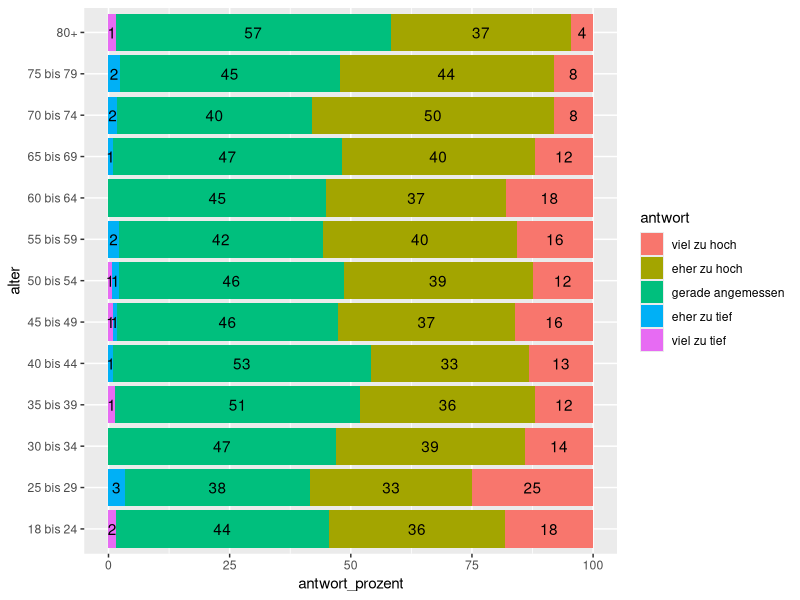
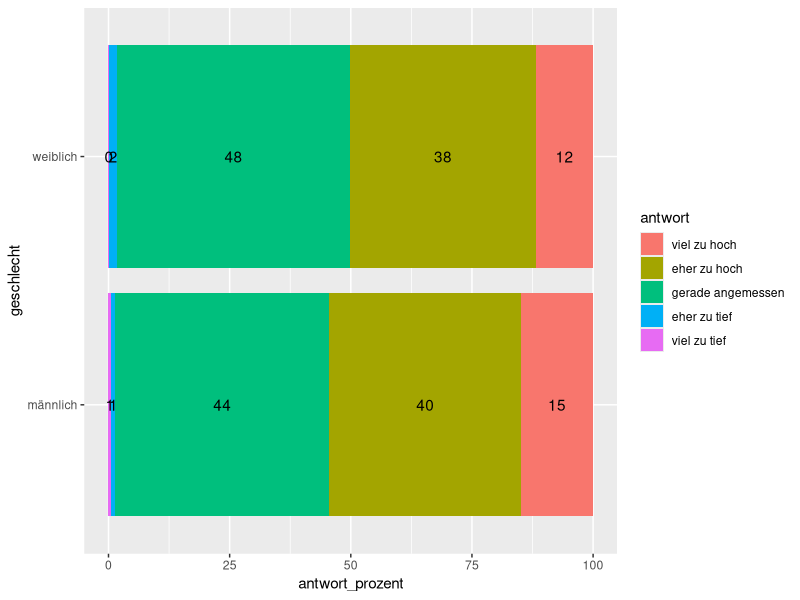

These charts were generated, in order, by the following R code:
## ---- chunk 1
library(readr)
library(dplyr)
library(ggplot2)
## ---- chunk 2
befragung <- read_csv("daten/KTZH_00001341_00002759_frage7a1.csv")
## ---- chunk 3
befragung |> 
  count(geschlecht)

befragung |> 
    count(alter) 
## ---- chunk 4
antwort_levels <- c("viel zu hoch", 
                    "eher zu hoch", 
                    "gerade angemessen", 
                    "eher zu tief", 
                    "viel zu tief")

befragung_fct <- befragung |>
    mutate(antwort = factor(antwort, levels = antwort_levels)) 
## ---- chunk 5
#| eval: true
befragung_sum_alter <- befragung_fct |> 
    group_by(alter, antwort) |> 
    summarise(antwort_anzahl = n()) |> 
    mutate(antwort_prozent = antwort_anzahl / sum(antwort_anzahl) * 100)
## ---- chunk 6
#| eval: true
befragung_sum_geschlecht <- befragung_fct |> 
    group_by(geschlecht, antwort) |> 
    summarise(antwort_anzahl = n()) |> 
    mutate(antwort_prozent = antwort_anzahl / sum(antwort_anzahl) * 100)
## ---- chunk 7
ggplot(data = befragung_sum_alter,
       mapping = aes(x = antwort_prozent, 
                     y = alter, 
                     fill = antwort)) +
    geom_col() +
    geom_text(aes(label = round(antwort_prozent, 0)),  
              position = position_stack(vjust = 0.5)) 
## ---- chunk 8
ggplot(data = befragung_sum_geschlecht,
       mapping = aes(x = antwort_prozent, 
                     y = geschlecht, 
                     fill = antwort)) +
    geom_col() +
    geom_text(aes(label = round(antwort_prozent, 0)),  
              position = position_stack(vjust = 0.5))
